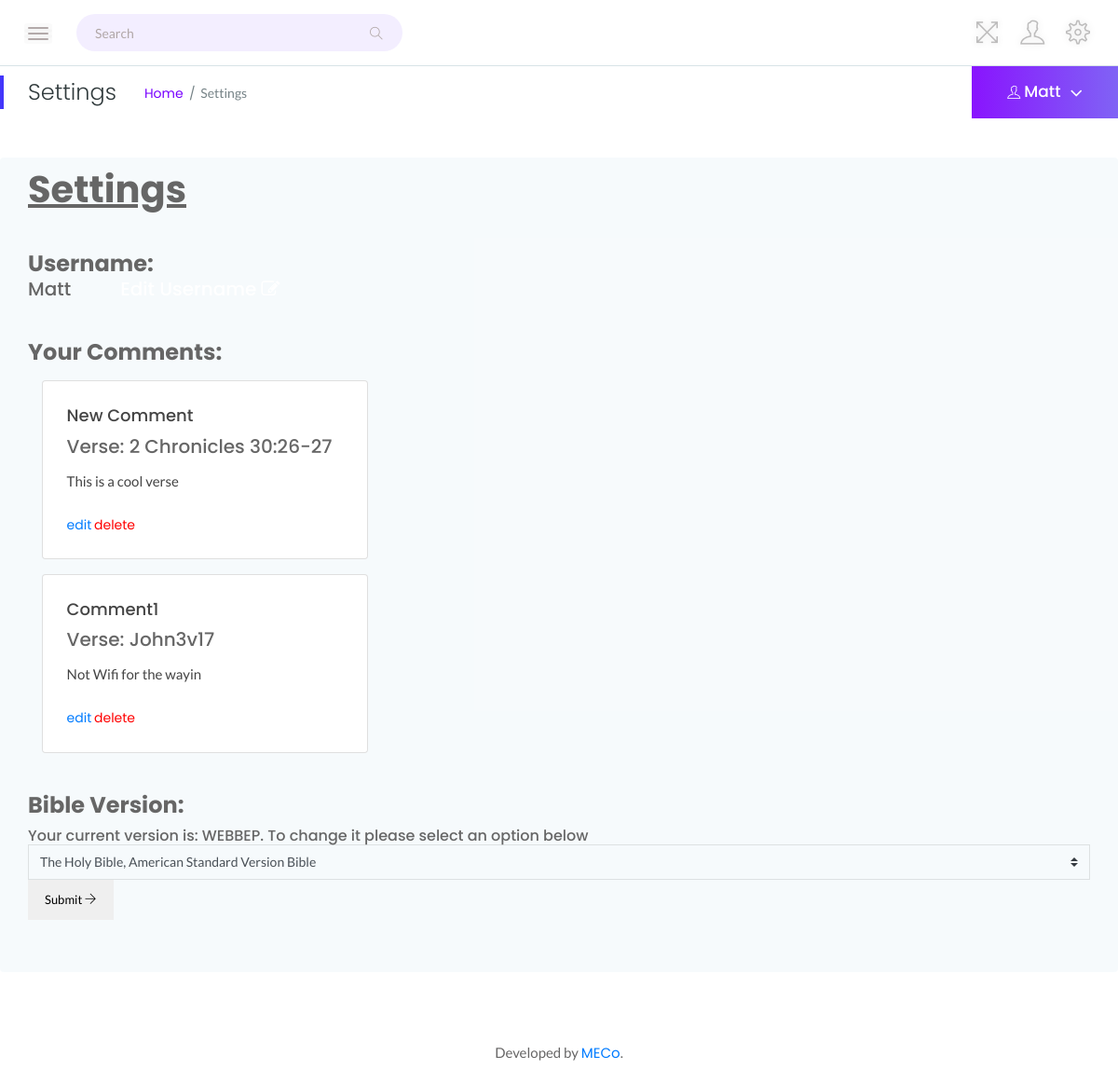
The app's page /settings/ (signed in), older data.
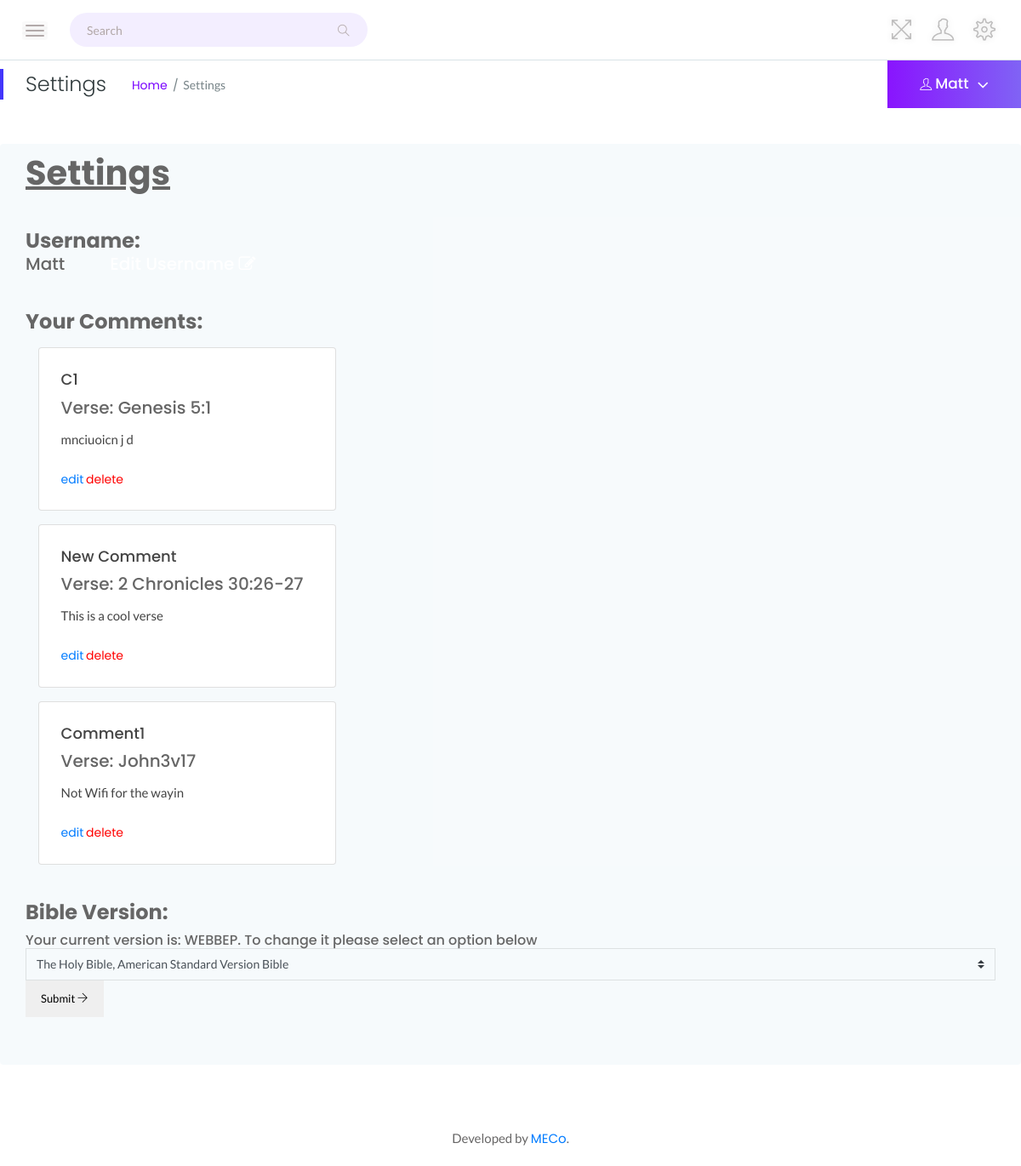
The same page, newer data.
### br/models.py (models this page shows, shortened)
class Comment(models.Model):
    text = models.TextField()
    author = models.ForeignKey(User, on_delete=models.CASCADE)
    date_posted = models.DateField(default=datetime.date.today)
    verse = models.CharField(max_length=100)
    title = models.CharField(max_length=100)
    reading = models.ForeignKey(Reading, on_delete=models.CASCADE, null=True, blank=True)

### br/views.py (the view, shortened to what this page needs)
# urls.py: path('settings/', v.settings, name="settings"),
@login_required
def settings(request):
    comments = Comment.objects.filter(author=request.user).order_by('-date_posted')
    return render(request, 'br/settings.html', {'comments': comments})

### br/templates/br/settings.html (shortened to what this page needs)
{% extends 'br/home.html' %}
{% block top %}
<h4 class="page-title pull-left">Settings</h4>
<ul class="breadcrumbs pull-left">
    <li><a href="{% url 'index' %}">Home</a></li>
    <li><span>Settings</span></li>
</ul>
{% endblock %}
{% block content %}
<br>
<br>
<div class="row rounded settings-bg settings-bd">
    <div class="col-12 trans-bg settings-bd" style="background-color: rgba(243, 248, 251, 0) !important;">
        <div class="grid-col trans-bg settings-bd"><h1><u><strong>Settings</strong></u></h1>
        <br>
        <br>
        <h4><strong>Username:</strong></h4>
        <h5>{{ user.username }} <a class="text-white" href="{% url 'profile-edit' %}">Edit Username  <i class="fa fa-edit"></i> </a></h5>
        <br>
        <br>
        <h4><strong>Your Comments:</strong></h4>
        {% for comment in comments %}
        <div class="col-lg-4 col-md-6 mt-3">
            <div class="card card-bordered">
                <div class="card-body">
                    <h5 class="title">{{ comment.title }}</h5>
                    <h6 class="card-title">Verse: {{ comment.verse }}</h6>
                    <p class="card-text">{{ comment.text }}</p>
                    <a href="/settings/edit/comment/{{ comment.id }}">edit</a>
                    <a href="/settings/delete/comment/{{ comment.id }}" style="color:red;">delete</a>
                </div>
            </div>
        </div>
        {% endfor %}
        <br>
        <br>
        <form method="post" class="form-group">
            <label for="bible_ver"><h4><strong>Bible Version:</strong></h4></label>
            <h6>Your current version is: {{ user.userprofile.bible_ver }}. To change it please select an option below</h6>
            <select name="bible_ver" id="bible_ver" class="custom-select rounded-0" style="background-color: rgba(0, 0, 0, 0); border-color: rgba(0, 0, 0, 0.1)">
              <option value="ASV">The Holy Bible, American Standard Version Bible</option>
            </select>
            <button class="btn btn-flat" id="form_submit" type="submit" name="submit" value="Search">Submit <i class="ti-arrow-right"></i></button>
        </form>
        </div>
    </div>
</div>
{% endblock %}

Row changes from the older to the newer data that the page shows:
added Comment: title "C1", verse "Genesis 5:1", text "mnciuoicn j d"
